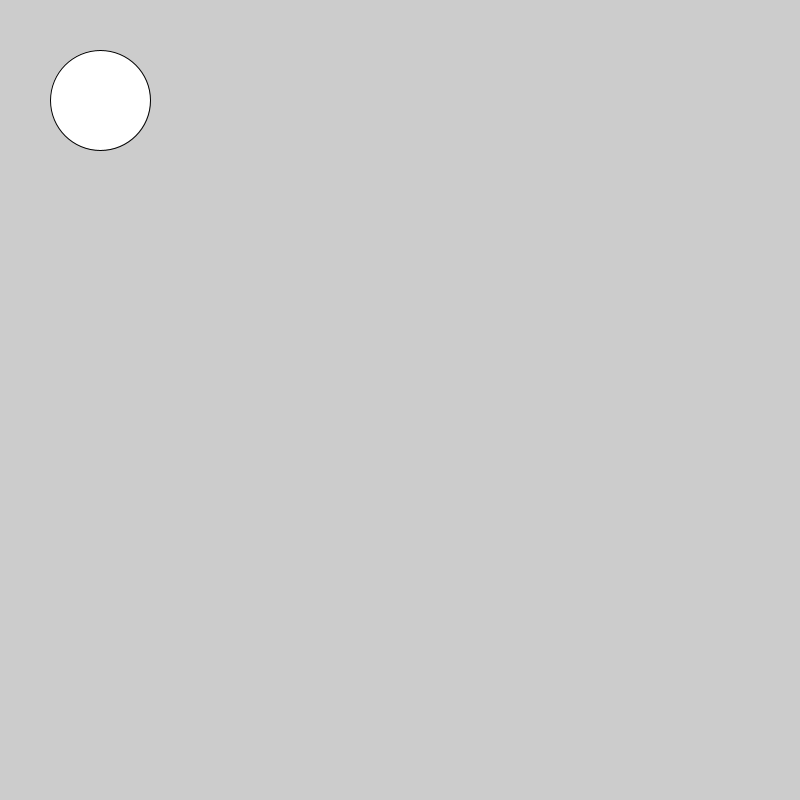
Frame 1 (no input)
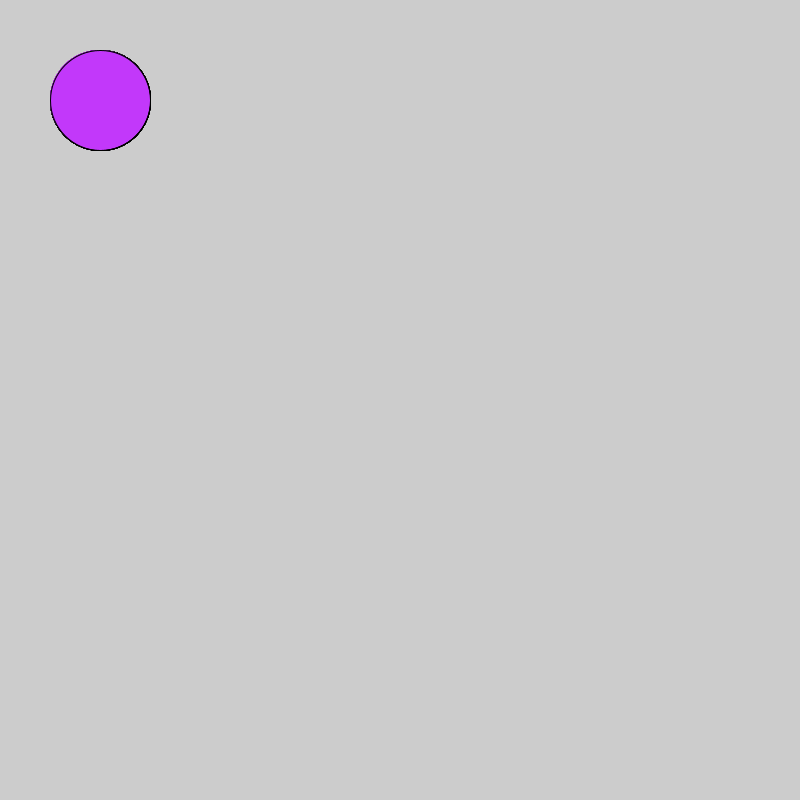
Frame 60 (the mouse pressed at the canvas centre just before this capture)
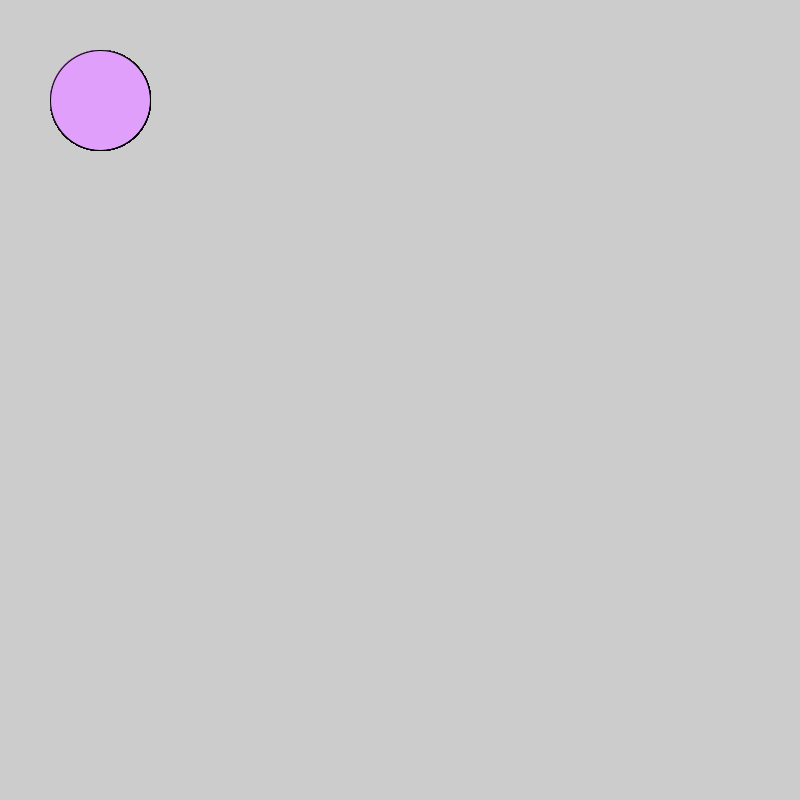
Frame 120 (the mouse held since frame 60 and released just before this capture)

The Processing sketch that drew these frames (run headless with seeded random() and noise(); from frame 60 on, the mouse is pressed at the canvas centre):

// Processing sketch: logical_dot
// ── logical_dot.pde
void setup(){ size(800,800);
  
}
void draw(){ 
  ellipse(100,100,100,100);
fill(194,56,250); 
 
if(mousePressed){
fill(224,159,250);}
} 
